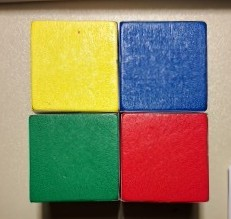
#> input picture Wuerfel.jpg, 231 x 219 px
$ jupyter execute color_erkennung.ipynb
#> lines starting #> are read from the running program, lines starting #| are printed output that depends on the picture; after the words box and inside, x2 and y2 are one past the last pixel; in counts of white or black regions, pixels touching at a corner belong together
[cell 1]
import enum
import cv2

def bgr8_to_jpeg(value, quality=75):
    return bytes(cv2.imencode('.jpg', value) [1])

[cell 2]
import traitlets
import ipywidgets.widgets as widgets
import time

import threading
import inspect
import ctypes

origin_widget = widgets.Image(format='jpeg', width=320, height=320)
mask_widget = widgets.Image(format='jpeg', width=320, height=320)
result_widget = widgets.Image(format='jpeg', width=320, height=320)

image_container = widgets.HBox([origin_widget, mask_widget, result_widget])
display(image_container)

[cell 3]
import cv2
import numpy as np

img = cv2.imread('Wuerfel.jpg', 1)
#> img is the input picture: shape (219, 231, 3); mean B, G, R 101.1, 126.9, 140.1
#img = cv2.imread('Erwin482x482.jpg', 1)
#img = cv2.imread('image001.jpg', 1)

origin_widget.value = bgr8_to_jpeg(img)
hsv = cv2.cvtColor(img, cv2.COLOR_BGR2HSV)
#> hsv: shape (219, 231, 3); mean H, S, V 67.5, 148.6, 171.7

color_lower = np.array([0,143,163])   #rot
color_upper = np.array([11,255,255])
color_lower = np.array([55,80,66])   #green
color_upper = np.array([78,255,255])
# [4 lines of commented-out code are left out]

mask = cv2.inRange(hsv, color_lower, color_upper)
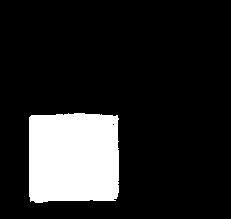
#> mask: shape (219, 231); 15.3% white; 1 white region, box (x1, y1, x2, y2) and area: (29, 113, 119, 203) 7756
mask = cv2.erode(mask, None, iterations=2)  # Rauschen entfernen, None=3x3 Quadrat
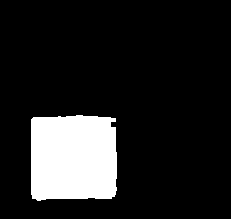
#> mask: shape (219, 231); 13.8% white; 1 white region, box (x1, y1, x2, y2) and area: (31, 115, 117, 201) 7003
mask = cv2.dilate(mask, None, iterations=2)
#> mask: shape (219, 231); 15.3% white; 1 white region
mask = cv2.GaussianBlur(mask, (3, 3), 0)    # Weichzeichnen

# cv2.RETR_EXTERNAL: Dieser Modus sagt der Funktion: „Suche nur die äußersten Konturen.“ Wenn du also einen weißen Ring hast, wird nur der äußere Rand erkannt, das Loch in der Mitte wird ignoriert.
# cv2.CHAIN_APPROX_SIMPLE: Dies spart Speicherplatz. Statt jeden einzelnen Pixel einer geraden Linie zu speichern, werden nur die Eckpunkte gespeichert (z. B. nur die 4 Ecken eines Rechtecks statt hunderter Punkte entlang der Seiten).

cnts = cv2.findContours(mask.copy(), cv2.RETR_EXTERNAL, cv2.CHAIN_APPROX_SIMPLE)[-2]
#> cnts = 1 contour; box (x1, y1, x2, y2) and area: (28, 112, 120, 204) 7938
cnt = max(cnts, key = cv2.contourArea)
#> cnt = contour of 39 points, box (x1, y1, x2, y2) (28, 112, 120, 204), area 7938

# (x, y) (Output): Die Koordinaten des Kreismittelpunkts. Wichtig: Diese Werte sind Fließkommazahlen (Floats), keine Ganzzahlen.
# radius (Output): Der Radius des Kreises als Fließkommazahl.
(color_x, color_y), color_radius = cv2.minEnclosingCircle(cnt)
#> color_x = 73.47; color_y = 158; color_radius = 61.88
print(int(color_radius))
#| 61
print(int(color_x), int(color_y))
#| 73 157

cv2.circle(mask, (int(color_x), int(color_y)), int(color_radius), (255,0,255), 1)
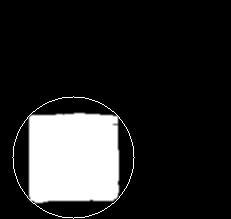
#> mask: shape (219, 231); min 0, max 255, mean 40.7

cv2.drawContours(img, cnts, -1, (0, 255, 0), 2)
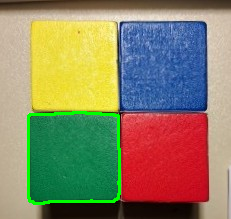
#> img: shape (219, 231, 3); 2.13% of pixels changed, all inside (x1, y1, x2, y2) = (27, 111, 121, 205)

mask_widget.value = bgr8_to_jpeg(mask)

res = cv2.bitwise_and(img, img, mask=mask)
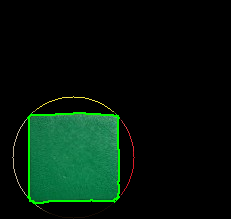
#> res: shape (219, 231, 3); mean B, G, R 11.7, 22.7, 4.2
result_widget.value = bgr8_to_jpeg(res)
